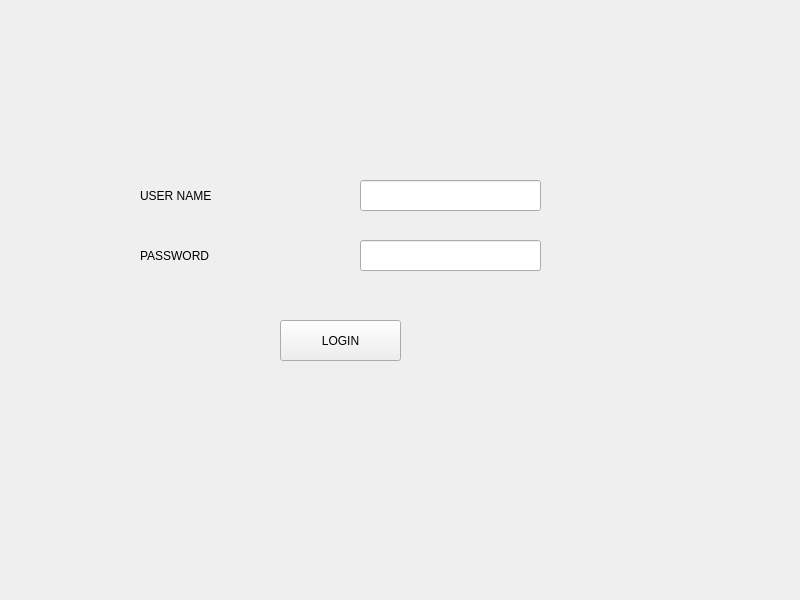
<?xml version="1.0" encoding="UTF-8"?>
<ui version="4.0">
 <class>MainWindow</class>
 <widget class="QMainWindow" name="MainWindow">
  <property name="geometry">
   <rect>
    <x>0</x>
    <y>0</y>
    <width>800</width>
    <height>600</height>
   </rect>
  </property>
  <property name="windowTitle">
   <string>MainWindow</string>
  </property>
  <widget class="QWidget" name="centralwidget">
   <widget class="QLabel" name="label">
    <property name="geometry">
     <rect>
      <x>140</x>
      <y>180</y>
      <width>161</width>
      <height>31</height>
     </rect>
    </property>
    <property name="styleSheet">
     <string notr="true">font: 75 20pt &quot;Times New Roman&quot;;</string>
    </property>
    <property name="text">
     <string>USER NAME</string>
    </property>
   </widget>
   <widget class="QLabel" name="label_2">
    <property name="geometry">
     <rect>
      <x>140</x>
      <y>240</y>
      <width>191</width>
      <height>31</height>
     </rect>
    </property>
    <property name="styleSheet">
     <string notr="true">font: 75 20pt &quot;Times New Roman&quot;;</string>
    </property>
    <property name="text">
     <string>PASSWORD</string>
    </property>
   </widget>
   <widget class="QLineEdit" name="lineEdit">
    <property name="geometry">
     <rect>
      <x>360</x>
      <y>180</y>
      <width>181</width>
      <height>31</height>
     </rect>
    </property>
   </widget>
   <widget class="QLineEdit" name="lineEdit_2">
    <property name="geometry">
     <rect>
      <x>360</x>
      <y>240</y>
      <width>181</width>
      <height>31</height>
     </rect>
    </property>
   </widget>
   <widget class="QPushButton" name="pushButton">
    <property name="geometry">
     <rect>
      <x>280</x>
      <y>320</y>
      <width>121</width>
      <height>41</height>
     </rect>
    </property>
    <property name="styleSheet">
     <string notr="true">font: 75 20pt &quot;Times New Roman&quot;;</string>
    </property>
    <property name="text">
     <string>LOGIN</string>
    </property>
   </widget>
  </widget>
 </widget>
 <resources/>
 <connections/>
</ui>
